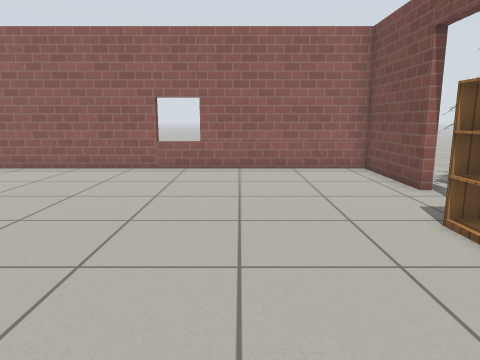
View 1 (above)

13 first-person views from a walk through a Gazebo world. The camera is 0.9 m above the floor, tilts 10° down and sees 70° across. Floor lines are 1 m apart. The floor is counted in squares, 0.5 m on a side. Each view is taken from the middle of a square. On the plan, view 1 faces up. The plan holds only what a view shows up to about 17 squares ahead; the rest is blank. Gazebo's built-in surfaces are drawn with simple patterns. Some stock models are drawn as simple stand-ins.

View 2
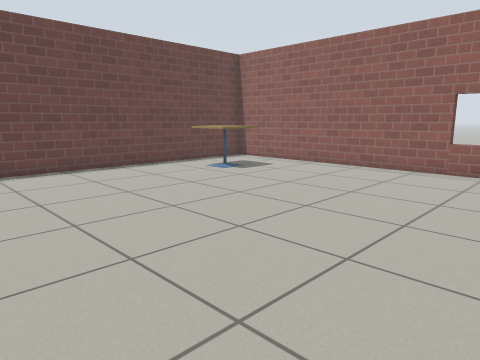

View 3
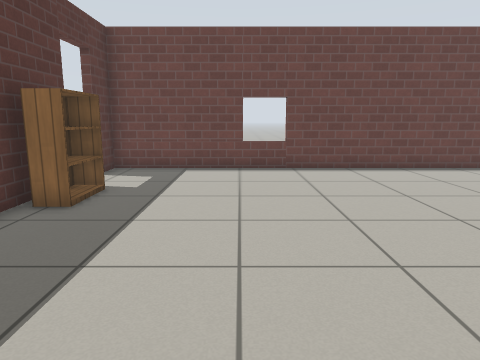

View 4
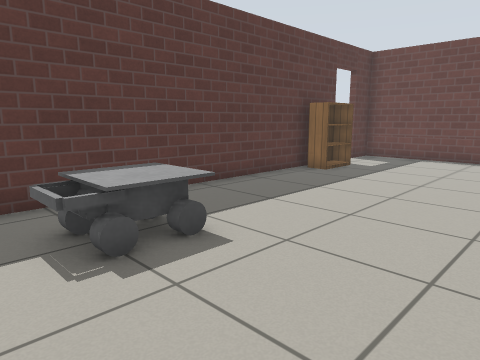

View 5
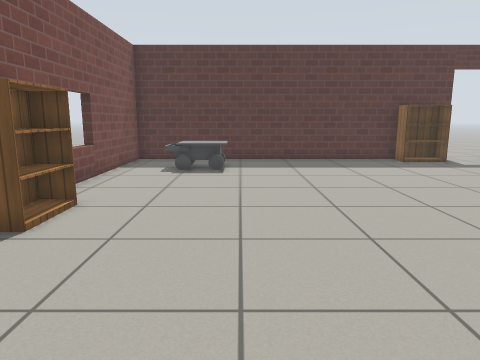

View 6
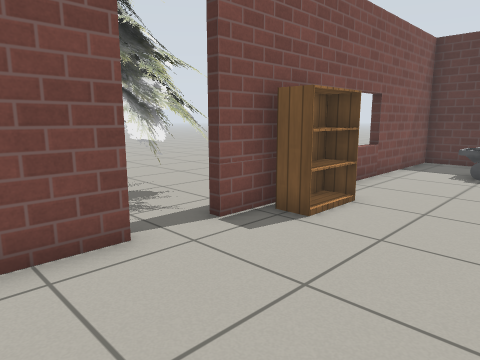

View 7
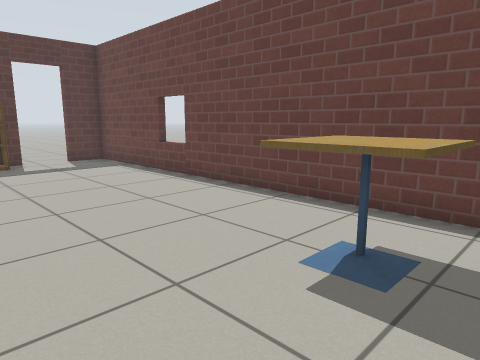

View 8
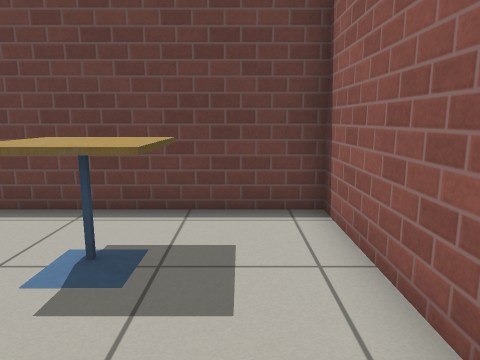

View 9
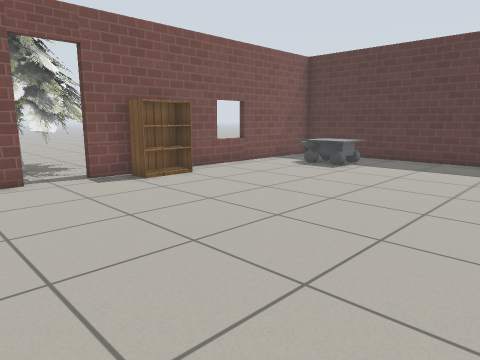

View 10
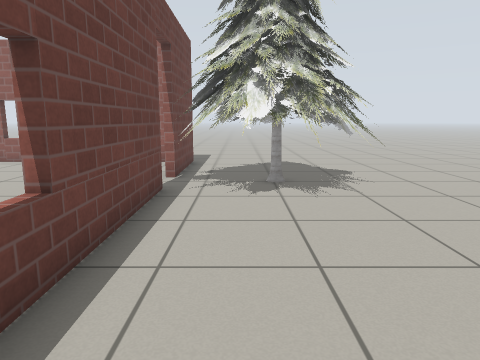

View 11
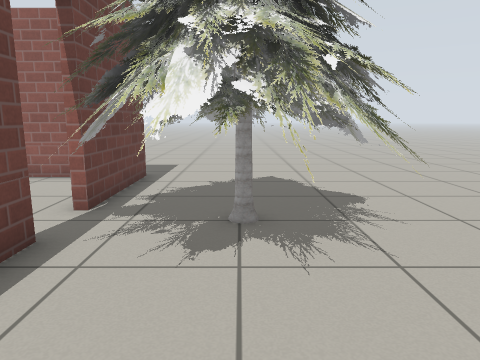

View 12
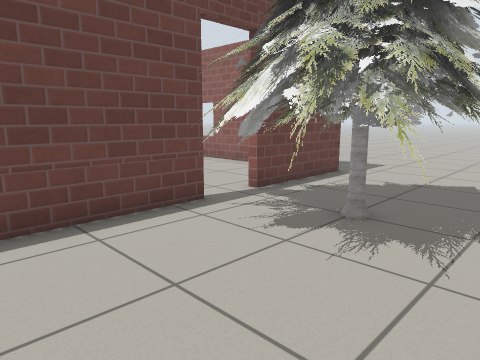

View 13
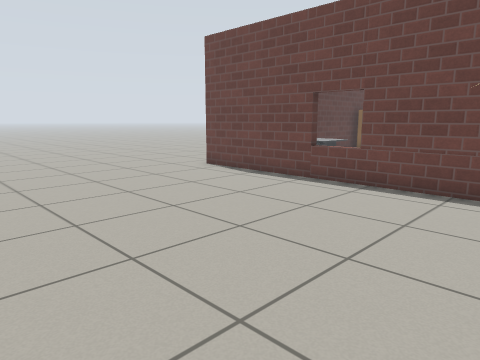

### Floor plan
Points are (right, up) in squares from view 1. A wall is a line through its corners. A room is listed if a view was taken in it or the views show most of it. See-through windows are left out.
Room 1 (views 1, 2, 3, 4, 5, 6, 7, 8, 9)
walls: (4.7, 8.6) (4.7, 12.7) (-12.7, 12.7) (-12.7, -4.7) (-11.2, -4.7); (-9.5, -4.7) (4.7, -4.7) (4.7, 6.9)
ways out: open door at (-10.5, -5) to room 2; open door at (5, 7)
objects: cafe table (-11, 8) to (-9, 10); bookshelf (-9, -4) to (-7, -4); other object (0, -3) to (3, -1); bookshelf (3, 4) to (4, 6)
Room 2 (views 10, 11, 12, 13)
walls: (5, 7) (5, -5); (5, 13) (5, 8.6)
ways out: open door at (-10.5, -5) to room 1
objects: pine tree (5, 5) to (11, 11)

Where each view was taken, in squares from view 1:
view 1: 0 up, 0 right, facing up
view 2: 0 up, 0 right, facing up-left
view 3: 0 up, 0 right, facing left
view 4: 3 up, 4 right, facing down-left
view 5: 11 up, 0 right, facing down
view 6: 11 up, 0 right, facing down-right
view 7: 11 up, 6 left, facing down-left
view 8: 11 up, 6 left, facing left
view 9: 11 up, 6 left, facing down-right
view 10: 2 down, 7 right, facing up
view 11: 2 up, 8 right, facing up
view 12: 2 up, 11 right, facing up-left
view 13: 6 up, 14 right, facing down-left
